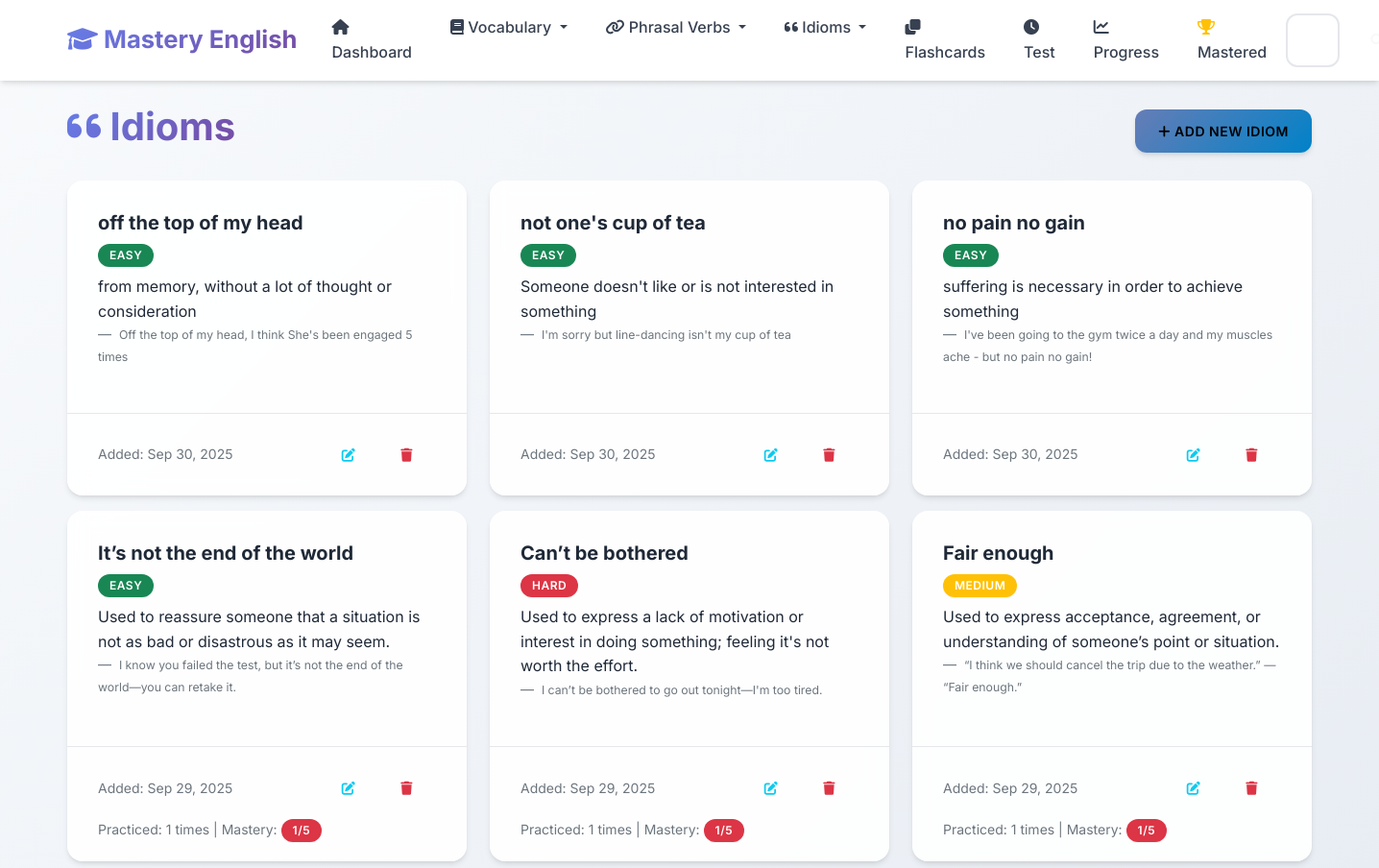
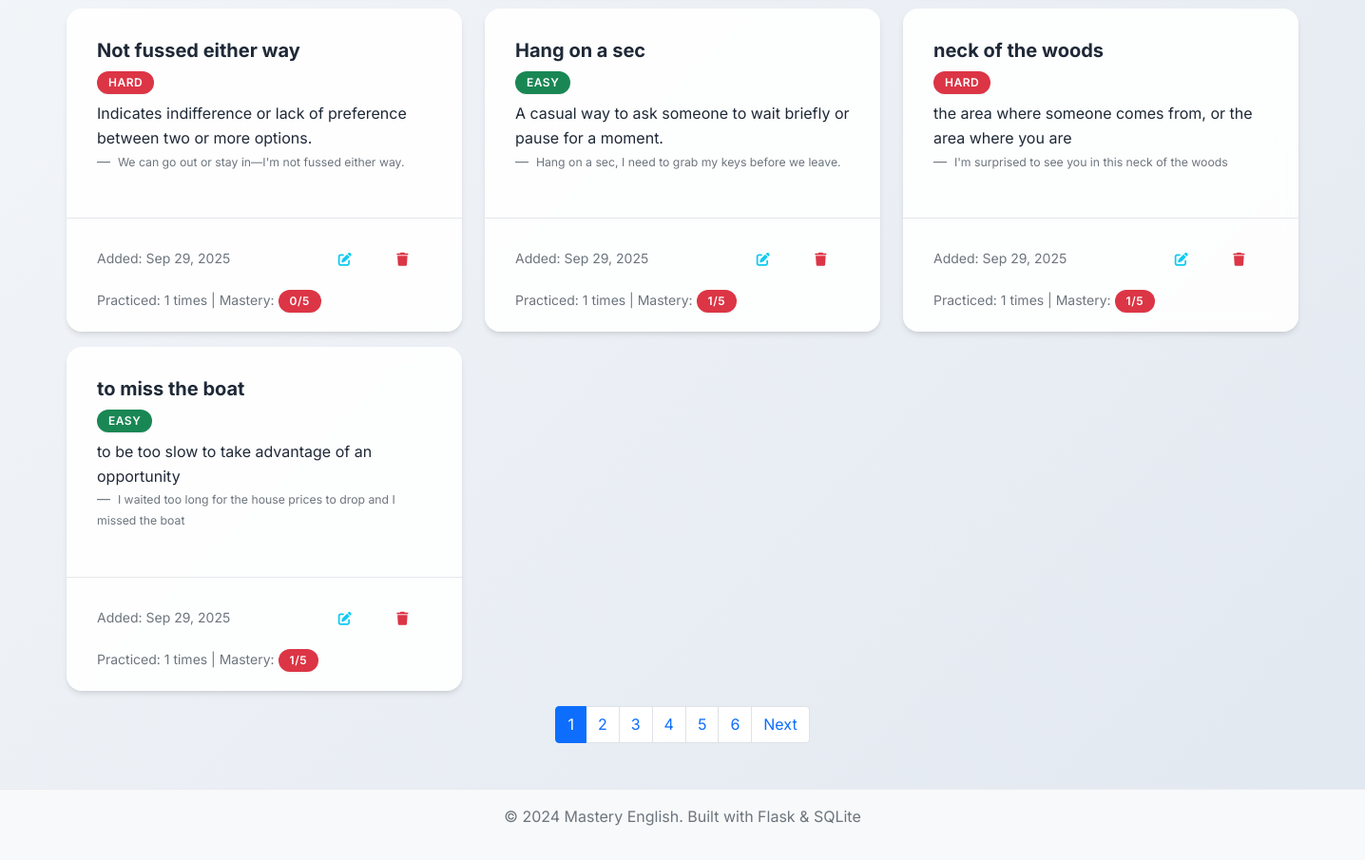
Page /idioms on the earlier database version (2 pictures, top to bottom).
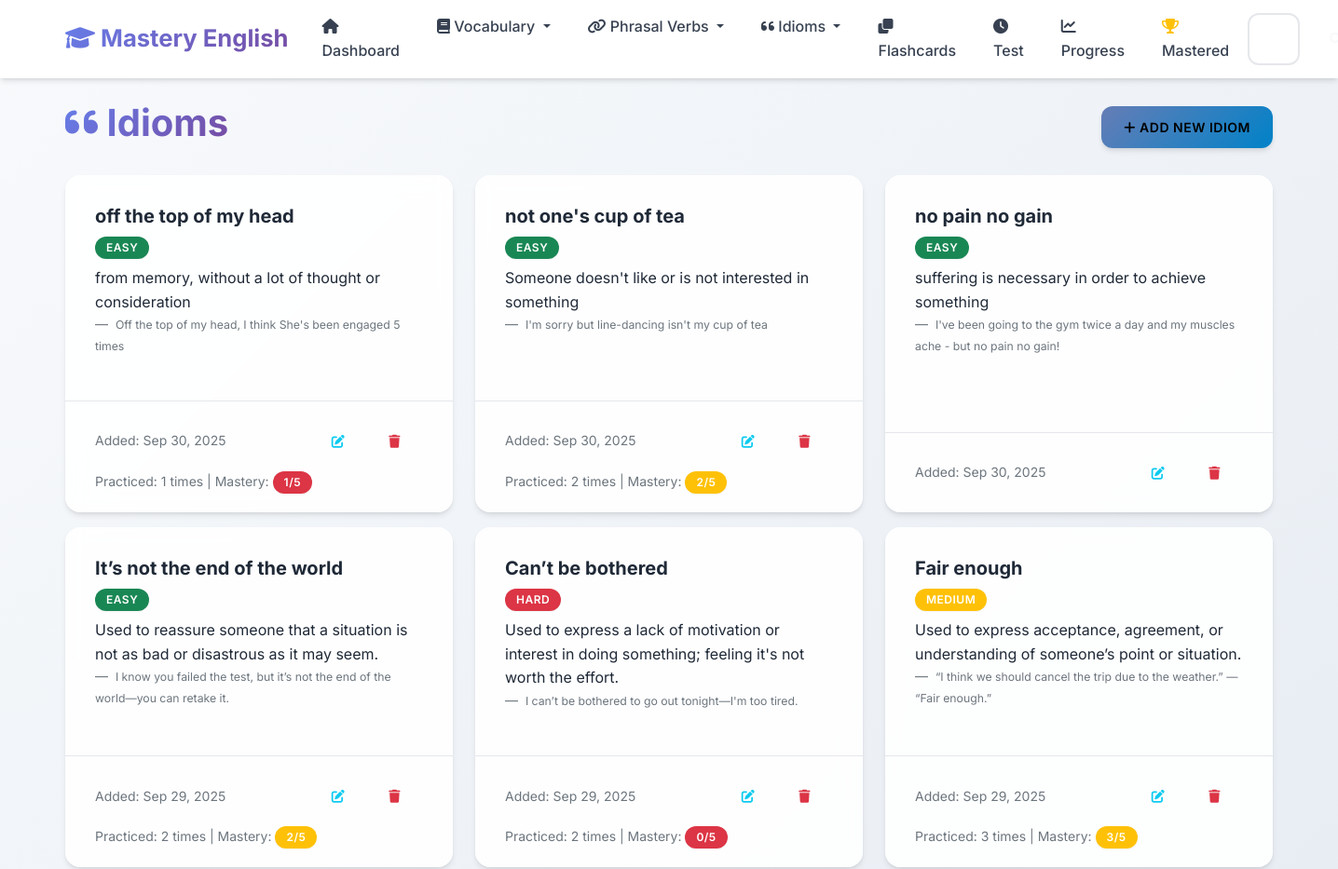
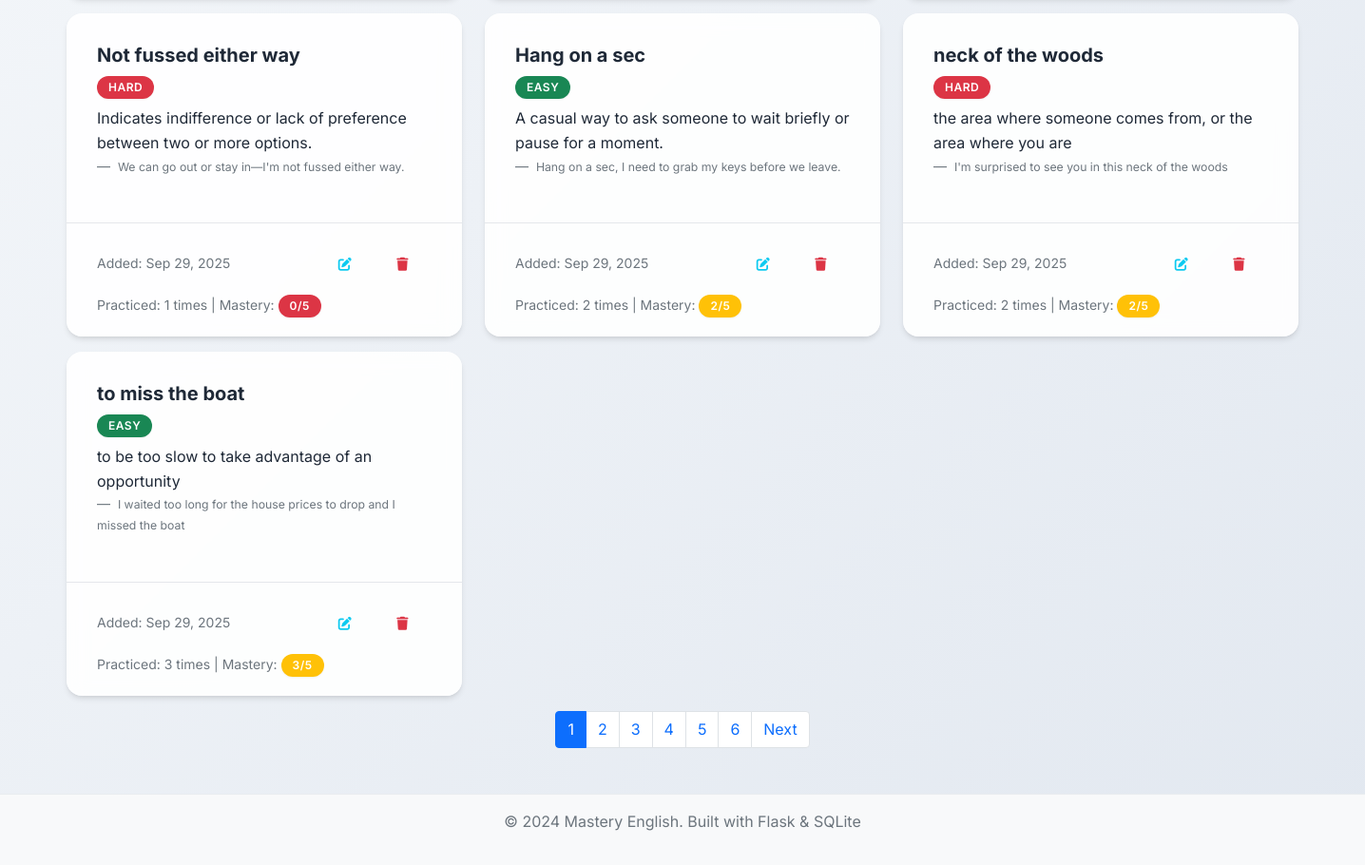
Same page on the later database version (2 pictures, top to bottom).
### app.py (models this page shows, shortened)
class Idiom(db.Model):
    __tablename__ = 'idioms'
    id = db.Column(db.Integer, primary_key=True)
    idiom = db.Column(db.String(200), nullable=False)
    meaning = db.Column(db.Text, nullable=False)
    example_sentence = db.Column(db.Text)
    origin = db.Column(db.Text)
    difficulty_level = db.Column(db.String(20), default='medium')
    date_added = db.Column(db.DateTime, default=datetime.utcnow)
    times_practiced = db.Column(db.Integer, default=0)
    last_practiced = db.Column(db.DateTime)
    mastery_level = db.Column(db.Integer, default=0)

### app.py (the view)
@app.route('/idioms')
def idioms_list():
    page = request.args.get('page', 1, type=int)
    idioms = Idiom.query.order_by(Idiom.date_added.desc()).paginate(
        page=page, per_page=10, error_out=False)
    return render_template('idioms_list.html', idioms=idioms)

### templates/idioms_list.html (shortened to what this page needs)
{% extends "base.html" %}
{% block content %}
<div class="row">
    <div class="col-12">
        <div class="d-flex justify-content-between align-items-center mb-4">
            <h1>
                <i class="fas fa-quote-left"></i> Idioms
            </h1>
            <a href="{{ url_for('add_idiom') }}" class="btn btn-info">
                <i class="fas fa-plus"></i> Add New Idiom
            </a>
        </div>
    </div>
</div>
{% if idioms.items %}
    <div class="row">
        {% for idiom in idioms.items %}
            <div class="col-md-6 col-lg-4 mb-3">
                <div class="card h-100">
                    <div class="card-body">
                        <h5 class="card-title">{{ idiom.idiom }}</h5>
                        <span class="badge bg-{% if idiom.difficulty_level == 'easy' %}success{% elif idiom.difficulty_level == 'hard' %}danger{% else %}warning{% endif %} mb-2">
                            {{ idiom.difficulty_level.title() }}
                        </span>
                        <p class="card-text">{{ idiom.meaning }}</p>
                        {% if idiom.example_sentence %}
                            <blockquote class="blockquote-footer">
                                <small>{{ idiom.example_sentence }}</small>
                            </blockquote>
                        {% endif %}
                    </div>
                    <div class="card-footer bg-transparent">
                        <div class="d-flex justify-content-between align-items-center">
                            <small class="text-muted">
                                Added: {{ idiom.date_added.strftime('%b %d, %Y') }}
                            </small>
                            <div class="btn-group" role="group">
                                <a href="{{ url_for('edit_idiom', id=idiom.id) }}" class="btn btn-sm btn-outline-info">
                                    <i class="fas fa-edit"></i>
                                </a>
                                <button type="button" class="btn btn-sm btn-outline-danger" onclick="confirmDelete('{{ idiom.idiom }}', '{{ url_for('delete_idiom', id=idiom.id) }}')">
                                    <i class="fas fa-trash"></i>
                                </button>
                            </div>
                        </div>
                        {% if idiom.times_practiced > 0 %}
                            <div class="mt-2">
                                <small class="text-muted">
                                    Practiced: {{ idiom.times_practiced }} times
                                    | Mastery:
                                    <span class="badge bg-{% if idiom.mastery_level >= 4 %}success{% elif idiom.mastery_level >= 2 %}warning{% else %}danger{% endif %}">
                                        {{ idiom.mastery_level }}/5
                                    </span>
                                </small>
                            </div>
                        {% endif %}
                    </div>
                </div>
            </div>
        {% endfor %}
    </div>
    {% if idioms.pages > 1 %}
        <nav aria-label="Page navigation">
            <ul class="pagination justify-content-center">
                {% for page_num in idioms.iter_pages() %}
                    {% if page_num %}
                        {% if page_num != idioms.page %}
                            <li class="page-item">
                                <a class="page-link" href="{{ url_for('idioms_list', page=page_num) }}">{{ page_num }}</a>
                            </li>
                        {% else %}
                            <li class="page-item active">
                                <span class="page-link">{{ page_num }}</span>
                            </li>
                        {% endif %}
                    {% else %}
                        <li class="page-item disabled">
                            <span class="page-link">...</span>
                        </li>
                    {% endif %}
                {% endfor %}
                {% if idioms.has_next %}
                    <li class="page-item">
                        <a class="page-link" href="{{ url_for('idioms_list', page=idioms.next_num) }}">Next</a>
                    </li>
                {% endif %}
            </ul>
        </nav>
    {% endif %}
{% endif %}
{% endblock %}

### templates/base.html (shortened to what this page needs)
<!DOCTYPE html>
<html lang="en">
<head>
    <link href="https://cdn.jsdelivr.net/npm/bootstrap@5.1.3/dist/css/bootstrap.min.css" rel="stylesheet">
    <link href="https://cdnjs.cloudflare.com/ajax/libs/font-awesome/6.0.0/css/all.min.css" rel="stylesheet">
    <link href="{{ url_for('static', filename='css/style.css') }}" rel="stylesheet">
</head>
<body>
    <nav class="navbar navbar-expand-lg navbar-light">
        <div class="container">
            <a class="navbar-brand" href="{{ url_for('index') }}">
                <i class="fas fa-graduation-cap"></i> Mastery English
            </a>
            <div class="collapse navbar-collapse" id="navbarNav">
                <ul class="navbar-nav me-auto">
                    <li class="nav-item">
                        <a class="nav-link" href="{{ url_for('index') }}">
                            <i class="fas fa-home"></i> Dashboard
                        </a>
                    </li>
                    <li class="nav-item dropdown">
                        <a class="nav-link dropdown-toggle" href="#" id="vocabDropdown" role="button" data-bs-toggle="dropdown">
                            <i class="fas fa-book"></i> Vocabulary
                        </a>
                    </li>
                    <li class="nav-item dropdown">
                        <a class="nav-link dropdown-toggle" href="#" id="phrasalDropdown" role="button" data-bs-toggle="dropdown">
                            <i class="fas fa-link"></i> Phrasal Verbs
                        </a>
                    </li>
                    <li class="nav-item dropdown">
                        <a class="nav-link dropdown-toggle" href="#" id="idiomsDropdown" role="button" data-bs-toggle="dropdown">
                            <i class="fas fa-quote-left"></i> Idioms
                        </a>
                    </li>
                    <li class="nav-item">
                        <a class="nav-link" href="{{ url_for('flashcards_menu') }}">
                            <i class="fas fa-clone"></i> Flashcards
                        </a>
                    </li>
                    <li class="nav-item">
                        <a class="nav-link" href="{{ url_for('test') }}">
                            <i class="fas fa-clock"></i> Test
                        </a>
                    </li>
                    <li class="nav-item">
                        <a class="nav-link" href="{{ url_for('progress') }}">
                            <i class="fas fa-chart-line"></i> Progress
                        </a>
                    </li>
                    <li class="nav-item">
                        <a class="nav-link" href="{{ url_for('mastered_words') }}">
                            <i class="fas fa-trophy text-warning"></i> Mastered
                        </a>
                    </li>
                </ul>
                <div class="d-flex">
                    <form class="d-flex" method="GET" action="{{ url_for('search') }}">
                        <input class="form-control me-2" type="search" name="q" placeholder="Search..." aria-label="Search">
                        <button class="btn btn-outline-light" type="submit">
                            <i class="fas fa-search"></i>
                        </button>
                    </form>
                </div>
            </div>
        </div>
    </nav>
    <main class="container mt-4">
        {% block content %}{% endblock %}
    </main>
    <footer class="bg-light text-center text-muted py-3 mt-5">
        <div class="container">
            <p>&copy; 2024 Mastery English. Built with Flask & SQLite</p>
        </div>
    </footer>
</body>
</html>

### static/css/style.css (style rules this page uses)
:root { --primary-color: #6366f1; --primary-dark: #4f46e5; --primary-light: #8b5cf6; --success-color: #10b981; --success-dark: #059669; --info-color: #06b6d4; --info-dark: #0891b2; --warning-color: #f59e0b; --warning-dark: #d97706; --danger-color: #ef4444; --danger-dark: #dc2626; --light-color: #f8fafc; --dark-color: #1e293b; --gray-50: #f9fafb; --gray-100: #f3f4f6; --gray-200: #e5e7eb; --gray-300: #d1d5db; --gray-400: #9ca3af; --gray-500: #6b7280; --gray-600: #4b5563; --gray-700: #374151; --gray-800: #1f2937; --gray-900: #111827; --gradient-primary: linear-gradient(135deg, #667eea 0%, #764ba2 100%); --gradient-success: linear-gradient(135deg, #11998e 0%, #38ef7d 100%); --gradient-info: linear-gradient(135deg, #667db6 0%, #0082c8 100%); --gradient-warning: linear-gradient(135deg, #f093fb 0%, #f5576c 100%); --gradient-hero: linear-gradient(135deg, #667eea 0%, #764ba2 50%, #f093fb 100%); --shadow-sm: 0 1px 2px 0 rgba(0, 0, 0, 0.05); --shadow: 0 4px 6px -1px rgba(0, 0, 0, 0.1), 0 2px 4px -1px rgba(0, 0, 0, 0.06); --shadow-md: 0 10px 15px -3px rgba(0, 0, 0, 0.1), 0 4px 6px -2px rgba(0, 0, 0, 0.05); --shadow-lg: 0 20px 25px -5px rgba(0, 0, 0, 0.1), 0 10px 10px -5px rgba(0, 0, 0, 0.04); --shadow-xl: 0 25px 50px -12px rgba(0, 0, 0, 0.25); }
body { font-family: 'Inter', 'Segoe UI', -apple-system, BlinkMacSystemFont, sans-serif; background: linear-gradient(135deg, #f8fafc 0%, #e2e8f0 100%); min-height: 100vh; line-height: 1.6; color: var(--gray-800); }
.navbar { background: rgba(255, 255, 255, 0.95) !important; backdrop-filter: blur(10px); border-bottom: 1px solid rgba(255, 255, 255, 0.2); box-shadow: var(--shadow); }
.navbar-brand { font-weight: 700; font-size: 1.6rem; background: var(--gradient-primary); -webkit-background-clip: text; -webkit-text-fill-color: transparent; background-clip: text; transition: all 0.3s ease; }
.navbar-nav .nav-link { font-weight: 500; color: var(--gray-700) !important; border-radius: 8px; margin: 0 4px; padding: 8px 16px !important; transition: all 0.3s ease; }
.card { border: none; border-radius: 16px; background: rgba(255, 255, 255, 0.9); backdrop-filter: blur(10px); box-shadow: var(--shadow); transition: all 0.4s cubic-bezier(0.4, 0, 0.2, 1); position: relative; overflow: hidden; }
.card::before { content: ''; position: absolute; top: 0; left: 0; width: 100%; height: 2px; background: var(--gradient-primary); transform: scaleX(0); transition: transform 0.3s ease; }
.card-body { padding: 2rem; }
.card-footer { background: rgba(248, 250, 252, 0.8); border-top: 1px solid var(--gray-200); border-radius: 0 0 16px 16px; padding: 1.25rem 2rem; }
.badge { font-size: 0.7rem; border-radius: 12px; padding: 0.4em 0.8em; }
.btn { border-radius: 12px; font-weight: 600; padding: 0.75rem 1.5rem; text-transform: uppercase; letter-spacing: 0.5px; font-size: 0.875rem; transition: all 0.3s cubic-bezier(0.4, 0, 0.2, 1); position: relative; overflow: hidden; border: none; }
.btn::before { content: ''; position: absolute; top: 0; left: -100%; width: 100%; height: 100%; background: linear-gradient(90deg, transparent, rgba(255,255,255,0.2), transparent); transition: left 0.5s; }
.btn-info { background: var(--gradient-info); box-shadow: var(--shadow); }
.btn-group .btn { border-radius: 6px; }
.form-control, .form-select { border-radius: 12px; border: 2px solid var(--gray-200); padding: 0.875rem 1.25rem; font-size: 1rem; font-weight: 500; background: rgba(255, 255, 255, 0.8); backdrop-filter: blur(10px); transition: all 0.3s cubic-bezier(0.4, 0, 0.2, 1); }
h1, h2, h3, h4, h5, h6 { font-weight: 700; color: var(--gray-800); }
h1 { background: var(--gradient-primary); -webkit-background-clip: text; -webkit-text-fill-color: transparent; background-clip: text; }
.badge { font-size: 0.75rem; border-radius: 20px; padding: 0.5em 1em; font-weight: 600; text-transform: uppercase; letter-spacing: 0.5px; box-shadow: var(--shadow-sm); }
.fa, .fas, .far { transition: all 0.3s ease; }
footer { margin-top: auto; border-top: 1px solid #e9ecef; }
.container { animation: fadeInUp 0.6s ease-out; }

Differences in the rows shown:
changed Idiom "off the top of my head": times_practiced (not shown) → "1"; mastery_level (not shown) → "1"
changed Idiom "not one's cup of tea": times_practiced (not shown) → "2"; mastery_level (not shown) → "2"
changed Idiom "It’s not the end of the world": times_practiced "1" → "2"; mastery_level "1" → "2"
changed Idiom "Can’t be bothered": times_practiced "1" → "2"; mastery_level "1" → "0"
changed Idiom "Fair enough": times_practiced "1" → "3"; mastery_level "1" → "3"
changed Idiom "Hang on a sec": times_practiced "1" → "2"; mastery_level "1" → "2"
changed Idiom "neck of the woods": times_practiced "1" → "2"; mastery_level "1" → "2"
changed Idiom "to miss the boat": times_practiced "1" → "3"; mastery_level "1" → "3"
